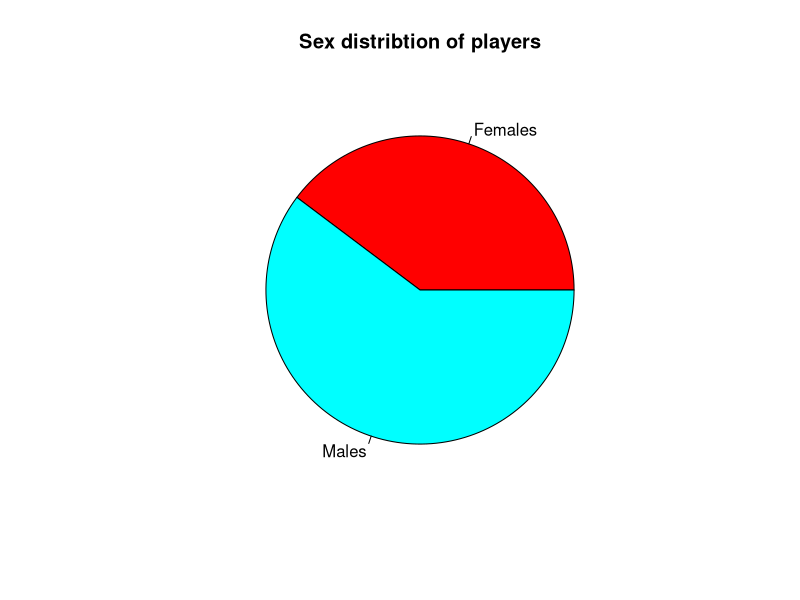
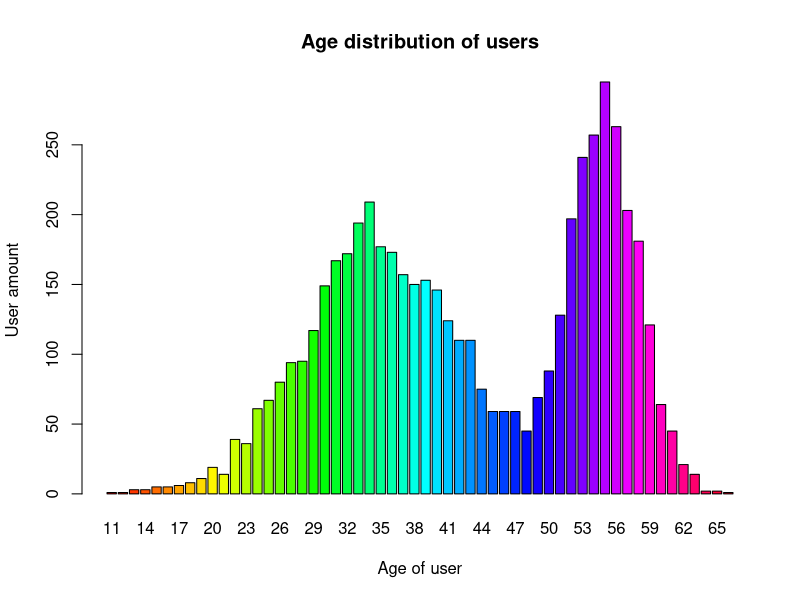
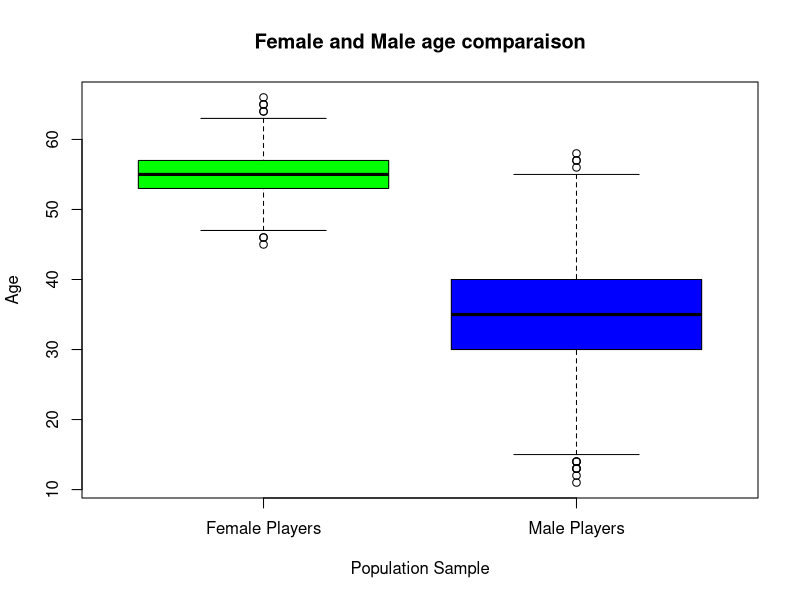
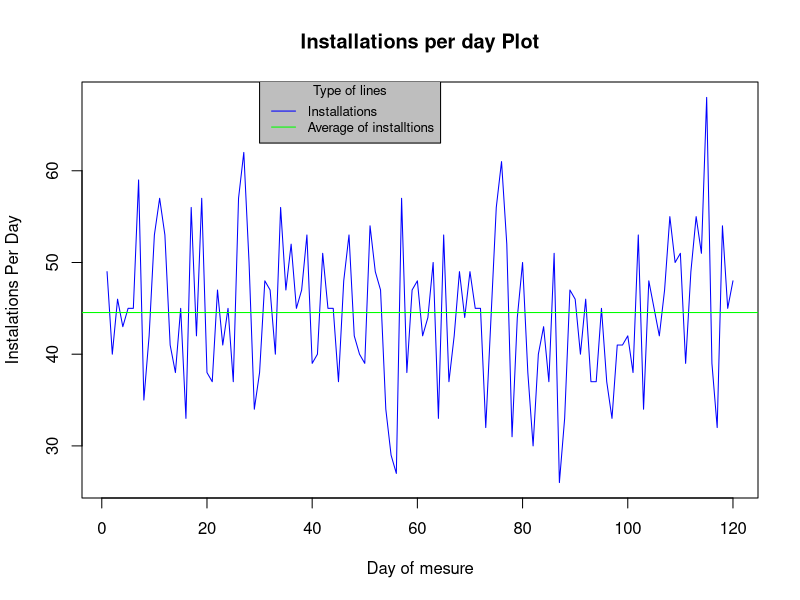
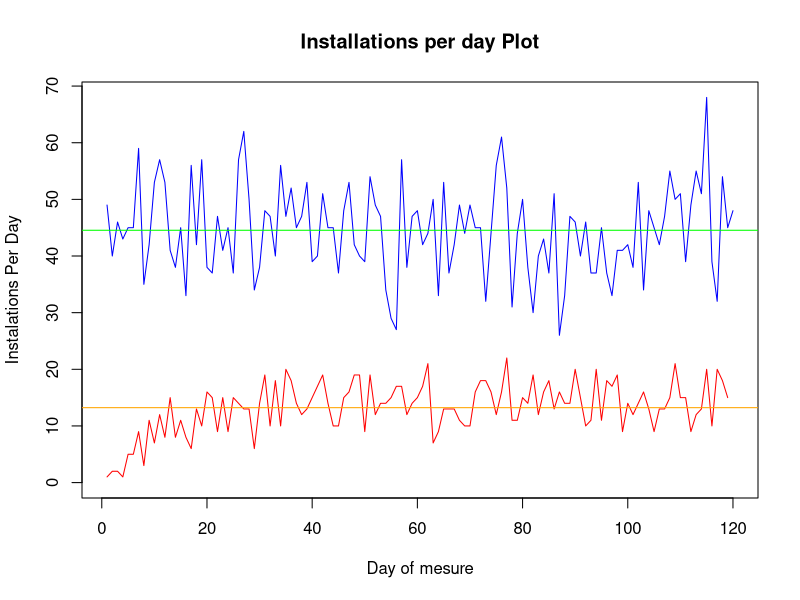
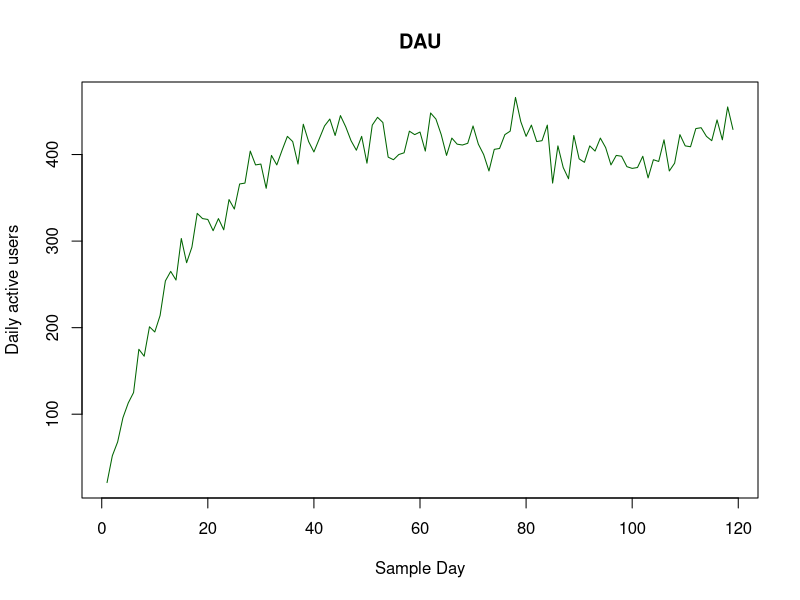
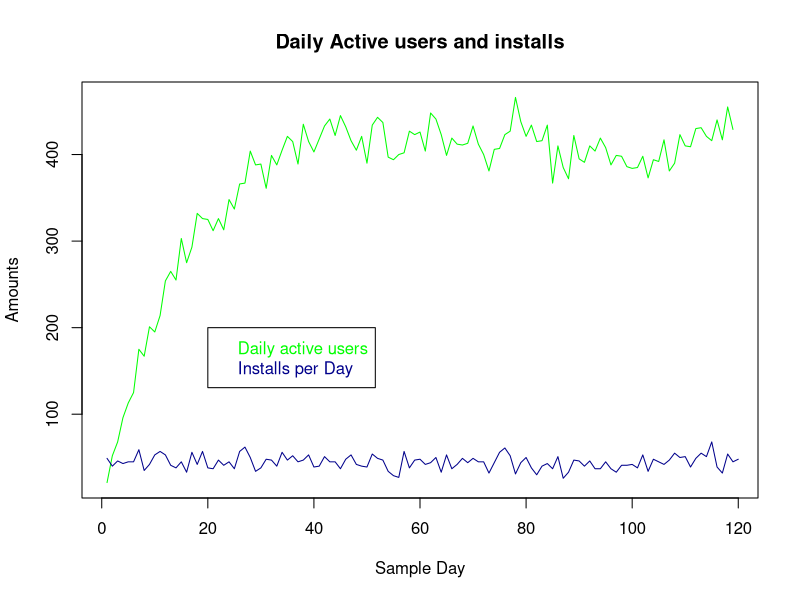
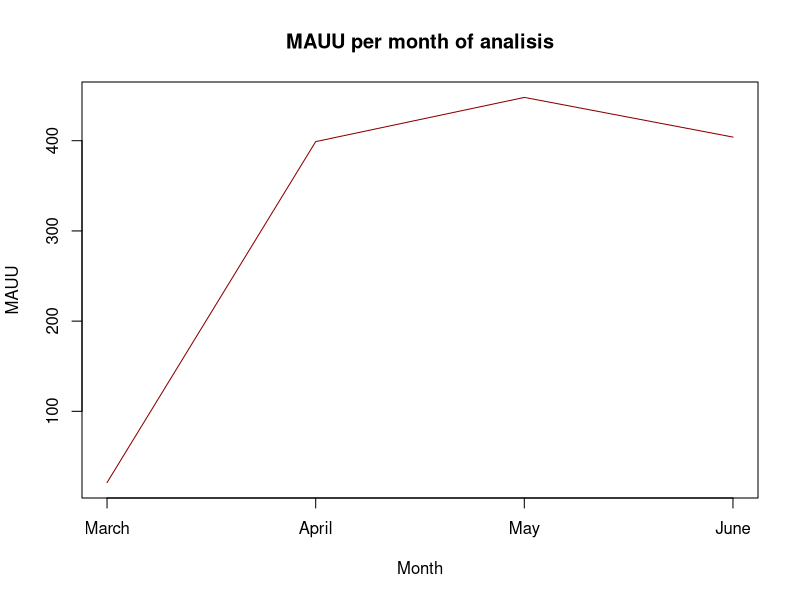

Recreate these plots in R, in order.
## ---- chunk 1
library("knitr")
## ---- chunk 2
library("dplyr")
## ---- chunk 3
library("lubridate")
## ---- chunk 4
library("ggplot2")
## ---- chunk 5

GetTrackinData = function() {
  data = read.csv("tracking.csv", sep = ",", na.strings = "NA")
  colnames(data)[4] = "SessionLenght"
  colnames(data)[5] = "MoneySpent"
  return(data)
}

GetUsersData = function() {
  data = read.csv("users.csv", sep = ",", na.strings = "NA")
  return(data)
}

## ---- chunk 6
  
  trackingData = GetTrackinData();
  daysOfTracking = length(unique(trackingData$Date))
  
  #SHOW
  daysOfTracking #Hace Falta mostrarlo?
  paste("El total de dias de tracking es de unos ", daysOfTracking, " lo cual equivale a 4 meses de analisis")

## ---- chunk 7
  
  trackingData = GetTrackinData();
  usersInstalledTheGame = unique(trackingData$UserID[trackingData$Action == "Install"])
  usersInstalledGameAmount = length(usersInstalledTheGame)
  
  #SHOW
  usersInstalledGameAmount #Hace Falta mostrarlo?
  paste("Las instalaciones son notorias sumando un total de ", usersInstalledGameAmount)
## ---- chunk 8

  trackingData = GetTrackinData();
  usersPlayedGame = unique(trackingData$UserID[trackingData$Action == "Session"])
  usersPlayedGameAmount = length(usersPlayedGame)
  
  #SHOW
  usersPlayedGameAmount #Hace Falta mostrarlo?
  paste("De los usuarios que han jugado encontramos que " , usersPlayedGameAmount, " han jugado al juego")

## ---- chunk 9

  trackingData = GetTrackinData();
  usersUninstalledGame = unique(trackingData$UserID[trackingData$Action == "Uninstall"])
  usersUninstalledGameAmount = length(usersUninstalledGame)
  
  #SHOW
  usersUninstalledGameAmount #Hace Falta mostrarlo?
  paste("Los usuarios que han desintalado el juego, sin importar si lo juegan o no es de ", usersUninstalledGameAmount)

## ---- chunk 10

  #CREO QUE ES INCORRECTO ESTE CALCULO. AQUI ESTAS HACIENDO MEDIA DE LA DURACION DE LAS SESIONES. NO DEL NUMERO DE SESIONES QUE HA HABIDO.
  #-------------------------------------------------------------------------------------------------------------------------------
  #sessionSelection = trackingData[trackingData$Action == "Session",]
  #sessionAverage = mean(sessionSelection$SessionLenght)
  #sessionAverage
        #pipe de UNIX Buscar
  #data.frame(usersInstalledGameAmount,usersUninstalledGameAmount,usersPlayedGameAmount,sessionAverage) %>% t() %>% kable() 
        #t() cambia columnas por hileras
        #las pipes sirven para pasar datos de una funcion u objeto a otro 
  #paste("Por lo general encontramos que una cuarta parte de nuestras instalaciones han desintalado el juego en el periodo de los cuatro meses. Ademas casi la totalidad de los usuarios que han instalado el juego han jugado a este siendo una muy pequeña parte la cual ha desinstalado el juego antes de jugarlo.")
  #-------------------------------------------------------------------------------------------------------------------------------

  #CREO QUE ES ESTE CALCULO.
  #-------------------------------------------------------------------------------------------------------------------------------
  
  trackingData = GetTrackinData();
  temp = trackingData[which(trackingData$Action == "Session"),]
  userSessionFreq = data.frame(table(temp$UserID))
  averageNofSessions = mean(userSessionFreq$Freq)
  
  #SHOW
  averageNofSessions #Hace Falta mostrarlo?
  paste("La media de número de sesiones realizadas por los usuarios es de ", averageNofSessions, "sesiones. Sobre este valor, hay que tener en cuenta que hay usuarios que aún habiendo instalado el juego, no han jugado.")
  
  #-------------------------------------------------------------------------------------------------------------------------------

## ---- chunk 11

  usersData = GetUsersData()

  #SHOW
  pie(table(usersData$sex), 
      main = "Sex distribtion of players", 
      labels = c("Females", "Males"), 
      col = rainbow(length(table(usersData$sex)))
      )
  
  print("Es apreciable una clara diferencia entre el numero de jugadores y jugadoras dentro de la muestra obtenida. Esto nos indica claramente que el publico principal del juego son hombres")
  
  barplot(table(usersData$age), 
          main = "Age distribution of users", 
          col = rainbow(length(table(usersData$age))),
          ylab = "User amount",
          xlab = "Age of user"
          )
  
  #print("VALORACION GRAFICO EDADES")
  
## ---- chunk 12
  
  usersData = GetUsersData()
  femaleSegment = usersData[usersData$sex == "F",]
  maleSegment = usersData[usersData$sex == "M",]

  #SHOW
  boxplot(femaleSegment$age, maleSegment$age, 
          main = "Female and Male age comparaison",
          names = c("Female Players", "Male Players"),
          col = c("Green","Blue"),
          ylab = "Age",
          xlab = "Population Sample")

  print ("El grafico nos muestra que existe una diferencia sustancial entre la edad en la cual las mujeres juegan y la edad en la que los hombres juegan. Encontramos una diferencia de edad de diez años entre las medias de ambos grupos. Lo que tambien es curioso es que los hombres de mas edad no juegan tanto como las mujeres de esa misma edad lo cual puede darse por varios motivos siendo uno de estos la menor esperanza de vida o la posibilidad de que no existan productos de entretenimiento adecuados para hombres de dicha edad")

## ---- chunk 13
# Conclusión ----------------------------------------------------- //
  print("Encontramos que en este juego la mayoria de usuarios que lo juegan son hombres que en su mayoria se encuentran entre 30 y 40 años. Estos forman aproximadamente un 60% de la poblacion del juego. Encontramos ademas que el juego atrae la atencion de mujeres de entre 53 y 57 años. Estas ocupan un 40% aproximadamente de la muestra obtenida. En caso de necesidad seria primario centrarse en satisfacer al publico masculino antes que al femenino (en caso de necesidad claro esta).")
# ----------------------------------------------------------------- //

## ---- chunk 14

  trackingData = GetTrackinData();
  temp = trackingData[trackingData$Action == "Install",]
  installationsPerDay = temp %>% group_by(Date) %>% summarise(Installs = length(Action))
  installsAverage = mean(installationsPerDay$Installs)
  
  #SHOW
  #str(installationsPerDay)
  #installsAverage

  plot(installationsPerDay$Installs,
       main = "Installations per day Plot",
       ylab = "Instalations Per Day",
       xlab = "Day of mesure",
       type = "l",
       col = "blue"
       )
  abline(h = installsAverage, col = "green")
  legend(x = 30, y = 70,
         legend = c("Installations","Average of installtions"),
         bg = "grey",
         col=c("blue", "green"), 
         lty=1:1, 
         cex=0.8,
         title = "Type of lines")

  paste(" Por lo que indica el grafico podemos ver que las instalaciones medias al dia son unas ", installsAverage, " Es curiosa la tendencia de cada x dias sufrir una caida importante en cuanto a intalaciones. Esto puede deberse a las actividades externas. Debido a la edad de los jugadores podemos suponer que son momentos relacionados con la vida social y familiar ")




## ---- chunk 15

  trackingData = GetTrackinData();
  
  temp = trackingData[trackingData$Action == "Uninstall",]
  unInstallationsPerDay = temp %>% group_by(Date) %>% summarise(Uninstalls = length(Action))
  uninstallsAverage = mean(unInstallationsPerDay$Uninstalls)

  temp = trackingData[trackingData$Action == "Install",]
  installationsPerDay = temp %>% group_by(Date) %>% summarise(Installs = length(Action))
  installsAverage = mean(installationsPerDay$Installs)

  plot(x = installationsPerDay$Installs,
       main = "Installations per day Plot",
       ylab = "Instalations Per Day",
       xlab = "Day of mesure",
       type = "l",
       col = c("blue","red"),
       ylim = c(0,max(installationsPerDay$Installs))
     ) 
  lines(unInstallationsPerDay$Uninstalls,
        type = "l",
        col = "red"
        ) 
  abline(h = installsAverage, col = "green")
  abline(h = uninstallsAverage, col = "orange")
  
  
  paste("Por suerte parece que la media de desintalaciones de la muestra ", uninstallsAverage, " es inferior a la media de instalaciones ", installsAverage, " lo cual es positivo debido a que significa que la poblacion formada por los usuarios con el juego instalado aumenta (esto no significa que lo jueguen). Si puediera superponer los graficos podria dar mas infomraicon pero por desgracia no consigo hacerlo por el momento")

## ---- chunk 16

## Compute DAU (Daily Active Users) along the days of the tracking period

  dte = as.Date(trackingData$Date)
  trackingData$Date = NULL;
  trackingData$Date = dte;

  trackingDataOnlySesions = trackingData[trackingData$Action == "Session",]
# trackingDataOnlySesions  

  sesionsPerDay = as.numeric(table(trackingDataOnlySesions$Date))

  sesionsPerDayWithMonth = as.data.frame(sesionsPerDay)
  sesionsPerDayWithMonth$Month = month(as.POSIXlt(unique( trackingDataOnlySesions$Date), format="%d/%m/%Y"))
  sesionsPerDayWithMonth

  plot(sesionsPerDay,
     type = "l",
     xlab = "Sample Day", 
     ylab = "Daily active users",
     main = "DAU",
     col = "dark green")

  paste("Poco depsues del primer mes podemos observar una estabilizacion de los usuarios activos del dia lo cual puede deberse a diversos motivos entre los cuales podemos encontrar primeramente un mayor numero de usuarios o una mayor retencion (especulacion). Por lo general es un crecimiento positivo aunque acaba estancandose alrededor de los 400 a partir del primer mes")

## ---- chunk 17

  plot(sesionsPerDay,type = "l",
     xlab = "Sample Day", 
     ylab = "Amounts",
     col = "green", 
     main = "Daily Active users and installs")
  lines(installationsPerDay, col= "dark blue" )
  legend (x = 20, y = 200,
        legend = c ("Daily active users" , "Installs per Day"), 
        col = c("green", "dark blue"),
        text.col = c("green","dark blue"))

  paste("ADVERTENCIA: Es posible que este grafico no se vea tal y como es en la preview de rStudio")
  paste(" Como se podria esperar el ritmo de instalaciones durante el periodo de analisis se mantiene bastante estable con pequeños despuntes. Debido a las instalaciones que se realizan cada dia encontramos con que dia a dia los usuarios diarios activos")

#####
# Ejemplo
#x <- seq(-pi, pi, len = 65)
#plot(x, sin(x), type = "l", ylim = c(-1.2, 1.8), col = 3, lty = 2)
#points(x, cos(x), pch = 3, col = 4)
#lines(x, tan(x), type = "b", lty = 1, pch = 4, col = 6)
#title("legend(..., lty = c(2, -1, 1), pch = c(NA, 3, 4), merge = TRUE)",
#      cex.main = 1.1)
#legend(-1, 1.9, c("sin", "cos", "tan"), col = c(3, 4, 6),
#       text.col = "green4", lty = c(2, -1, 1), pch = c(NA, 3, 4),
#       merge = TRUE, bg = "gray90")
#####

## ---- chunk 18
 
# Dates Info
# https://www.stat.berkeley.edu/~s133/dates.html

# Separemos cada mes y guardemos en este sus usuarios no repetidos

  monthsOfAnalisis = unique(month(as.POSIXlt(trackingData$Date, format="%d/%m/%Y")))
  monthsOfAnalisis
  trackingData$Month = month(as.POSIXlt(trackingData$Date, format="%d/%m/%Y"))
  monthsOfAnalisisName = unique(months(trackingData$Date))
  monthsOfAnalisisName


  GetUniqueUsersOfMonth = function(monthNumericIdentificator, dataStructure) {
      if(monthNumericIdentificator < 1 || monthNumericIdentificator > 12) {
        print("Unable to operate with month")
        return(NULL)
      }
      # Comparamos el mes de cada entrada dentro de la estructura de datos y lo comparamos con el mes que le hemos pedido que anlize
      monthDataFrame = dataStructure[ month(as.POSIXlt(trackingData$Date, format="%d/%m/%Y")) == monthNumericIdentificator, ]
      print("SUCCESS!")
      return (monthDataFrame)
  }

  maus = rep(1,length(monthsOfAnalisis))
  iterationIndex = 0
  # Iteramos por cada uno de los meses del analisis
  for(mth in monthsOfAnalisis) {
    iterationIndex = iterationIndex + 1
    monthDataFrame = GetUniqueUsersOfMonth(mth,trackingData)
    monthDataFrameOnlySesions = monthDataFrame[monthDataFrame$Action == "Session",]
    # cojemos de el data frame del mes la cantidad de entradas
    activeUsersOfMonth = as.numeric( table( monthDataFrameOnlySesions$Date)  )
    maus[iterationIndex] = activeUsersOfMonth
  }
# Generamos el plot

  plot (maus, 
      type = "l",
      xlab = "Month",
      ylab = "MAUU"
      ,xaxt="n", 
      col = "dark red",
      main = "MAUU per month of analisis")
  axis(side = 1,
     at = c(1,2,3,4),
     labels = monthsOfAnalisisName)

  paste("En la primera fase del despliegue del producto el MAUU parecer ser muy pequeño. Esto puedew deberse (y posiblemente se deba) a que la poblacion de jugadores diarios es aun muy limitada. En los siguientes meses se nota un incremento muy importante debido a que la poblacion ya esta establecida.")

## ---- chunk 19
  
  # Primero debemos saber el DAU --> Ya lo sabemos
  # Y despues conocer el MAUU del mes --> Ya lo tenemos

  #maus                # el mauu de cada mes
  #sesionsPerDayWithMonth       # BASICAMENTE EL DAU DE CADA DIA junto con el mes del cual sale
  #monthsOfAnalisis
  
  # separate the sesions per each month
  sesionsOfFirstMonth = sesionsPerDayWithMonth[sesionsPerDayWithMonth$Month == monthsOfAnalisis[1],]
  sesionsSecondMonth = sesionsPerDayWithMonth[sesionsPerDayWithMonth$Month == monthsOfAnalisis[2],]
  sesionsThirdMonth = sesionsPerDayWithMonth[sesionsPerDayWithMonth$Month == monthsOfAnalisis[3],]
  sesionsForthMonth = sesionsPerDayWithMonth[sesionsPerDayWithMonth$Month == monthsOfAnalisis[4],]
  
  sesionsOfFirstMonth
  maus[1]
  sesionsSecondMonth
  maus[2]             # hay un aumento muy imporntate en el mau de un mes para el otro
  sesionsThirdMonth
  maus[3]
  sesionsForthMonth
  maus[4]
  
  # Get for each day the relatio between the sesions / MAUU of the month of the day
  # first month sesions
  
  dauMauuFirstMonth = sesionsOfFirstMonth$sesionsPerDay / maus[1]
  dauMauuSecondMonth = sesionsSecondMonth$sesionsPerDay / maus[2]
  dauMauuThirdMonth = sesionsThirdMonth$sesionsPerDay / maus[3]
  dauMauuForthMonth = sesionsForthMonth$sesionsPerDay / maus[4]
  
  dauMauuAglomerated = c(dauMauuFirstMonth,dauMauuSecondMonth, dauMauuThirdMonth, dauMauuForthMonth)
  dauMauuAglomerated
  
  plot(dauMauuAglomerated)

## ---- chunk 20
  
  # no estoy seguro de si es esto lo que pide
  averageDauMaus = rep(-1,length(monthsOfAnalisis))
  averageDauMaus[1] = mean(dauMauuAglomerated[1])
  averageDauMaus[2] = mean(dauMauuAglomerated[2])
  averageDauMaus[3] = mean(dauMauuAglomerated[3])
  averageDauMaus[4] = mean(dauMauuAglomerated[4])
  
  averageDauMaus
  plot(averageDauMaus)
  
  # o esto (media de los dau de un mes partido el mauu de este)
  averageDaus = rep(-1,length(monthsOfAnalisis))
  averageDaus[1] = mean(sesionsOfFirstMonth$sesionsPerDay)
  averageDaus[2] = mean(sesionsSecondMonth$sesionsPerDay)
  averageDaus[3] = mean(sesionsThirdMonth$sesionsPerDay)
  averageDaus[4] = mean(sesionsForthMonth$sesionsPerDay)
  
  averageDauMauPerMonth = averageDaus / maus
  averageDauMauPerMonth
  
  plot (averageDauMauPerMonth, 
        xlab = "Months",
        ylab = "Average DAU/MAUU per month",
        type ="l",
        col = "blue")
  
## ---- chunk 21
  
  trackingData = GetTrackinData()
  temp = trackingData[which(trackingData$Action == "Session"),]
  userSessionFreq = data.frame(table(temp$UserID))
  averageNofSessions = mean(userSessionFreq$Freq)
  
  #SHOW
  #mostrar la de cada usuario, el average total no hace falta no?
  
## ---- chunk 22
  
  trackingData = GetTrackinData()
  temp = trackingData[which(trackingData$Action == "Session"),]
  userSessionsAverage = data.frame(summarise(group_by(temp,UserID), TimeSession = mean(SessionLenght)))
  userSessionsAverageSD = data.frame(summarise(group_by(temp,UserID), TimeSession = sd(SessionLenght)))
  AvgTimeSpent = mean(userSessionsAverage$TimeSession)
  AvgStandarDeviation = mean(userSessionsAverageSD$TimeSession)
  
  #SHOW
  AvgTimeSpent
  AvgStandarDeviation
  #Mostrar en graficos el de cada usuario?
  
## ---- chunk 23
  
  trackingData = GetTrackinData()
  usersData = GetUsersData()
  temp = trackingData[which(trackingData$Action == "Session"),]
  result = data.frame(cbind(UserID = as.character(usersData$UserID), AverageTimeBetweenSessions = rep("", nrow(usersData))), stringsAsFactors = FALSE)

  #check = temp[temp$UserID == "ID20005210",]
  
  #FOR a mejorar y optimizar ---> 7 minutos de cálculo...
  #Comentado para poder compilar documento sin esperar.
#  for(user in result$UserID){
#    prevDate = 0
#    sumTotal = 0
#    dates = c(as.character(temp[which(temp$UserID == user),]$Date))
#    if(length(dates)>1){
#      for (date in dates) {
#        if (prevDate!=0) {
#            sumTotal = sumTotal + as.numeric(as.character((as_date(as.character(date)) - as_date(as.character(prevDate)))))
#        }
#        prevDate = date
#      }
#      result[which(result$UserID == user), "AverageTimeBetweenSessions"] = sumTotal/(length(dates)-1)
#    }else{
#      result[which(result$UserID == user), "AverageTimeBetweenSessions"] = 0
#    }
#  }

  #SHOW
  #result
  
## ---- chunk 24
  
#Ya que mi Dani actual esta fuera de servicio te he dejado algo que puede serte de ayuda de parte de mi Dani pasado... Si no lo encuentras es que necesitas mas las gafas que yo :D 



## ---- chunk 25

  trackingData = GetTrackinData()
  temp = trackingData[which(trackingData$Action == "Install"),]
  usersDateInstalledTheGame = data.frame(UserID=temp$UserID, DateInstall=temp$Date)

  temp = trackingData[which(trackingData$Action == "Uninstall"),]
  usersDateUninstalledTheGame = data.frame(UserID=temp$UserID, DateUnistall=temp$Date)

  usersDatesLifeTime = merge(usersDateInstalledTheGame,usersDateUninstalledTheGame, all.y=TRUE)

  usersDatesLifeTime = data.frame(usersDatesLifeTime,LifeTime=as_date(as.character(usersDatesLifeTime$DateUnistall)) - as_date(as.character(usersDatesLifeTime$DateInstall)))

  LT_average = mean(usersDatesLifeTime$LifeTime)
  
  #SHOW
  #usersDatesLifeTime$LifeTime
  LT_average

## ---- chunk 26
  
  trackingData = GetTrackinData()
  temp = trackingData[which(trackingData$Action == "Session"),]
  usersDateSessionsMoneySpent = data.frame(UserID=temp$UserID, Date=temp$Date, Money=temp$MoneySpent, DateMonth=month(as.POSIXlt(temp$Date, format="%Y-%m-%d")))
  
  sum(usersDateSessionsMoneySpent$Money)
  summarise(group_by(usersDateSessionsMoneySpent,Date),Revenue=sum(Money))
  summarise(group_by(usersDateSessionsMoneySpent,DateMonth), Revenue=sum(Money))

  #SHOW

## ---- chunk 27

  trackingData = GetTrackinData()
  usersData = GetUsersData()
  temp = trackingData[which(trackingData$Action == "Session"),]
  usersMoneySpent = data.frame(UserID=temp$UserID, Money=temp$MoneySpent)
  usersMoneySpent = usersMoneySpent[usersMoneySpent$Money>0,]
  usersMoneySpent = data.frame(summarise(group_by(usersMoneySpent,UserID), Revenue=sum(Money)))
  
  CR = nrow(usersMoneySpent)/nrow(usersData)

  #SHOW
## ---- chunk 28

  trackingData = GetTrackinData()
  usersData = GetUsersData()  
  temp = trackingData[which(trackingData$Action == "Session"),]
  usersMoneySpent = data.frame(UserID=temp$UserID, Money=temp$MoneySpent)
  usersMoneySpent = usersMoneySpent[usersMoneySpent$Money>0,]
  usersMoneySpent = data.frame(summarise(group_by(usersMoneySpent,UserID), Revenue=sum(Money)))

  TotalRevenue = sum(usersMoneySpent$Revenue) 
  Users = nrow(data.frame(summarise(group_by(usersData, UserID))))
  PayUsers = nrow(usersMoneySpent)

  ARPU = TotalRevenue/Users
  ARPPU = TotalRevenue/PayUsers

  #SHOW

## ---- chunk 29
  
  trackingData = GetTrackinData()
  temp = trackingData[which(trackingData$Action == "Uninstall"),]
  usersChurn = data.frame(UserID=temp$UserID)
  
  temp = trackingData[which(trackingData$Action == "Session"),]
  usersMoneySpent = data.frame(UserID=temp$UserID, Money=temp$MoneySpent)
  usersMoneySpent = data.frame(summarise(group_by(usersMoneySpent,UserID), Revenue=sum(Money)))
  
  usersLTV = merge(usersChurn,usersMoneySpent, all.x=TRUE)
  usersLTV[is.na(usersLTV$Revenue),'Revenue'] = 0
  LTV = mean(usersLTV$Revenue)
  
  #SHOW
## ---- chunk 30

## ---- chunk 31
